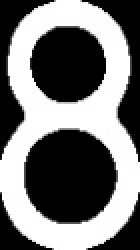
#> input picture OpenCV-Playing-Card-Detector-master/Card_Imgs/Eight.jpg, 70 x 125 px, given in place of the camera (shown 2 times larger)
$ python main.py   (older library calls are emulated)
#> lines starting #> are read from the running program, lines starting #| are printed output that depends on the picture; after the words box and inside, x2 and y2 are one past the last pixel; in counts of white or black regions, pixels touching at a corner belong together
### OpenCV-Playing-Card-Detector-master/Cards.py
############## Playing Card Detector Functions ###############
#
# Author: Evan Juras
# Date: 9/5/17
# Description: Functions and classes for CardDetector.py that perform
# various steps of the card detection algorithm


# Import necessary packages
import numpy as np
import cv2
import time

### Constants ###

# Adaptive threshold levels
BKG_THRESH = 60
CARD_THRESH = 30

# Width and height of card corner, where rank and suit are
CORNER_WIDTH = 32
CORNER_HEIGHT = 84

# Dimensions of rank train images
RANK_WIDTH = 70
RANK_HEIGHT = 125

# Dimensions of suit train images
SUIT_WIDTH = 70
SUIT_HEIGHT = 100

RANK_DIFF_MAX = 2000
SUIT_DIFF_MAX = 700

CARD_MAX_AREA = 120000
CARD_MIN_AREA = 25000

font = cv2.FONT_HERSHEY_SIMPLEX

### Structures to hold query card and train card information ###

class Query_card:
    """Structure to store information about query cards in the camera image."""

    # [12 lines left out: function __init__, not called in this run]

class Train_ranks:
    """Structure to store information about train rank images."""

    def __init__(self):
        self.img = [] # Thresholded, sized rank image loaded from hard drive
        self.name = "Placeholder"

class Train_suits:
    """Structure to store information about train suit images."""

    def __init__(self):
        self.img = [] # Thresholded, sized suit image loaded from hard drive
        self.name = "Placeholder"

### Functions ###
# [55 lines left out: functions load_ranks, load_suits, preprocess_image, not called in this run]

def find_cards(thresh_image):
    """Finds all card-sized contours in a thresholded camera image.
    Returns the number of cards, and a list of card contours sorted
    from largest to smallest."""

    # Find contours and sort their indices by contour size
    dummy,cnts,hier = cv2.findContours(thresh_image,cv2.RETR_TREE,cv2.CHAIN_APPROX_SIMPLE)
    index_sort = sorted(range(len(cnts)), key=lambda i : cv2.contourArea(cnts[i]),reverse=True)

    # If there are no contours, do nothing
    if len(cnts) == 0:
        return [], []

    # Otherwise, initialize empty sorted contour and hierarchy lists
    cnts_sort = []
    hier_sort = []
    cnt_is_card = np.zeros(len(cnts),dtype=int)

    # Fill empty lists with sorted contour and sorted hierarchy. Now,
    # the indices of the contour list still correspond with those of
    # the hierarchy list. The hierarchy array can be used to check if
    # the contours have parents or not.
    for i in index_sort:
        cnts_sort.append(cnts[i])
        hier_sort.append(hier[0][i])

    # Determine which of the contours are cards by applying the
    # following criteria: 1) Smaller area than the maximum card size,
    # 2), bigger area than the minimum card size, 3) have no parents,
    # and 4) have four corners

    for i in range(len(cnts_sort)):
        size = cv2.contourArea(cnts_sort[i])
        peri = cv2.arcLength(cnts_sort[i],True)
        approx = cv2.approxPolyDP(cnts_sort[i],0.01*peri,True)

        if ((size < CARD_MAX_AREA) and (size > CARD_MIN_AREA)
            and (hier_sort[i][3] == -1) and (len(approx) == 4)):
            cnt_is_card[i] = 1

    return cnts_sort, cnt_is_card

# [217 lines left out: functions preprocess_card, match_card, draw_results, flattener, not called in this run]

### main.py
import sys
import cv2
import numpy as np
import os
from sklearn.cluster import DBSCAN

sys.path.append('OpenCV-Playing-Card-Detector-master')

import Cards
import VideoStream

def initialize_camera():
    cap = cv2.VideoCapture(0)
    if not cap.isOpened():
        raise Exception("Could not open video device")
    cap.set(cv2.CAP_PROP_FRAME_WIDTH, 1280)
    cap.set(cv2.CAP_PROP_FRAME_HEIGHT, 720)
    cap.set(cv2.CAP_PROP_FPS, 10)
    return cap

def preprocess_frame(frame):
    gray = cv2.cvtColor(frame, cv2.COLOR_BGR2GRAY)
    blurred = cv2.GaussianBlur(gray, (5, 5), 0)
    _, thresh = cv2.threshold(blurred, 60, 255, cv2.THRESH_BINARY)
    return thresh

def detect_cards(frame):
    preprocessed_frame = preprocess_frame(frame)
    card_contours, cards = Cards.find_cards(preprocessed_frame)
    recognized_cards = []

    if len(cards) != 0:
        for card in cards:
            best_rank_match, best_suit_match, rank_diff, suit_diff = Cards.match_card(card)
            card.rank = best_rank_match
            card.suit = best_suit_match
            recognized_cards.append(card)

    return recognized_cards

# [55 lines left out: functions calculate_hand_total, count_cards, make_decision, adjust_betting, cluster_hands, not called in this run]

# Main Function
def main():
    cap = initialize_camera()
    running_count = 0
    num_decks = 6
    base_bet = 10

    while True:
        ret, frame = cap.read()
#> frame is the input picture: shape (125, 70, 3); min 0, max 255, mean 118.8
        if not ret:
            break

        cards = detect_cards(frame)
#> in preprocess_frame, `blurred = cv2.GaussianBlur(gray, (5, 5), 0)`:
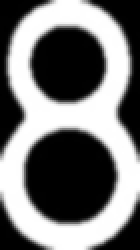
#> blurred: shape (125, 70) (shown 2 times larger); min 0, max 255, mean 119.1
#> in preprocess_frame, `_, thresh = cv2.threshold(blurred, 60, 255, cv2.THRESH_BINARY)`:
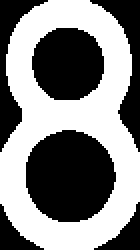
#> thresh: shape (125, 70) (shown 2 times larger); 51.8% white; 6 black regions
#> in find_cards, `dummy,cnts,hier = cv2.findContours(thresh_image,cv2.RETR_TREE,cv2.CHAI..`: cnts = 3 contours; box (x1, y1, x2, y2) and area: (0, 0, 70, 125) 7048, (12, 64, 59, 112) 1690, (15, 13, 53, 51) 1100
#> in find_cards, `index_sort = sorted(range(len(cnts)), key=lambda i : cv2.contourArea(c..`: index_sort = [0, 1, 2]
#> in find_cards, `cnt_is_card = np.zeros(len(cnts),dtype=int)`: cnt_is_card = [0, 0, 0]
#> the loop in find_cards, `for i in index_sort:` made 3 passes
#> after the loop in find_cards, `for i in index_sort:`: cnts_sort has the same summary as cnts
#> the loop in find_cards, `for i in range(len(cnts_sort)):` made 3 passes
#> (size, peri) on passes 1 to 3: (7048.5, 354.5), (1689.5, 153.8), (1099.5, 124)
#> in detect_cards, `card_contours, cards = Cards.find_cards(preprocessed_frame)`: card_contours has the same summary as cnts in find_cards
#> the loop in detect_cards, `for card in cards:` made 1 pass
#> after the loop in detect_cards, `for card in cards:`: recognized_cards = []
        hand_clusters = cluster_hands(cards)

        for hand in hand_clusters:
            hand_total = calculate_hand_total(hand)
            running_count = count_cards(hand, running_count)
            true_count = running_count / num_decks

            decision = make_decision(hand_total, true_count)
            bet = adjust_betting(true_count, base_bet)

            x, y = hand[0].center  # first card's center for text
            cv2.putText(frame, f'Decision: {decision}', (x, y - 10), cv2.FONT_HERSHEY_SIMPLEX, 1, (0, 255, 0), 2)
            cv2.putText(frame, f'Bet: ${bet}', (x, y + 20), cv2.FONT_HERSHEY_SIMPLEX, 1, (0, 255, 0), 2)

        cv2.imshow('Blackjack Helper', frame)
        if cv2.waitKey(1) & 0xFF == ord('q'):
            break

    cap.release()
    cv2.destroyAllWindows()

if __name__ == "__main__":
#> (the run stopped early here; a loop or call above may not have finished)

$ run again, on OpenCV-Playing-Card-Detector-master/Card_Imgs/King.jpg
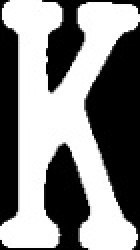
#> input picture OpenCV-Playing-Card-Detector-master/Card_Imgs/King.jpg, 70 x 125 px, given in place of the camera (shown 2 times larger)
#> in main, frame is the input picture: shape (125, 70, 3); min 0, max 255, mean 134.4
#> in preprocess_frame, `blurred = cv2.GaussianBlur(gray, (5, 5), 0)`:
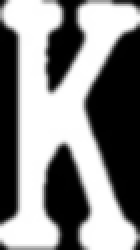
#> blurred: shape (125, 70) (shown 2 times larger); min 0, max 255, mean 135.1
#> in preprocess_frame, `_, thresh = cv2.threshold(blurred, 60, 255, cv2.THRESH_BINARY)`:
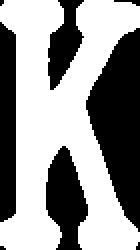
#> thresh: shape (125, 70) (shown 2 times larger); 58.4% white; 8 black regions (4 under 20 px)
#> cnts = 1 contour; box (x1, y1, x2, y2) and area: (0, 0, 70, 125) 4832
#> index_sort = [0]
#> the loop in find_cards, `for i in index_sort:` made 1 pass
#> after the loop in find_cards, `for i in index_sort:`: cnts_sort has the same summary as cnts
#> the loop in find_cards, `for i in range(len(cnts_sort)):` made 1 pass
#> (size, peri) on pass 1: (4831.5, 615.9)
#> card_contours has the same summary as cnts in find_cards
#> the loop in detect_cards, `for card in cards:` made 1 pass
#> after the loop in detect_cards, `for card in cards:`: recognized_cards = []

$ run again, on OpenCV-Playing-Card-Detector-master/Card_Imgs/Nine.jpg
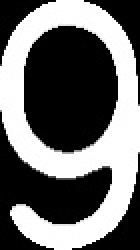
#> input picture OpenCV-Playing-Card-Detector-master/Card_Imgs/Nine.jpg, 70 x 125 px, given in place of the camera (shown 2 times larger)
#> in main, frame is the input picture: shape (125, 70, 3); min 0, max 255, mean 109.7
#> in preprocess_frame, `blurred = cv2.GaussianBlur(gray, (5, 5), 0)`:
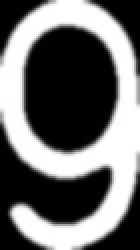
#> blurred: shape (125, 70) (shown 2 times larger); min 0, max 255, mean 110.2
#> in preprocess_frame, `_, thresh = cv2.threshold(blurred, 60, 255, cv2.THRESH_BINARY)`:
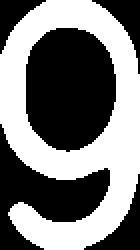
#> thresh: shape (125, 70) (shown 2 times larger); 48.1% white; 1 white region
#> cnts = 2 contours; box (x1, y1, x2, y2) and area: (0, 0, 70, 125) 6286, (12, 13, 59, 77) 2350
#> index_sort = [0, 1]
#> cnt_is_card = [0, 0]
#> the loop in find_cards, `for i in index_sort:` made 2 passes
#> after the loop in find_cards, `for i in index_sort:`: cnts_sort has the same summary as cnts
#> the loop in find_cards, `for i in range(len(cnts_sort)):` made 2 passes
#> (size, peri) on passes 1 to 2: (6286.5, 442.1), (2350, 182.9)
#> card_contours has the same summary as cnts in find_cards
#> the loop in detect_cards, `for card in cards:` made 1 pass
#> after the loop in detect_cards, `for card in cards:`: recognized_cards = []
